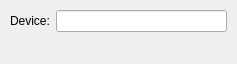
<ui version="4.0" >
 <class>ArgShutdownINDI</class>
 <widget class="QWidget" name="ArgShutdownINDI" >
  <property name="geometry" >
   <rect>
    <x>0</x>
    <y>0</y>
    <width>237</width>
    <height>64</height>
   </rect>
  </property>
  <layout class="QVBoxLayout" >
   <property name="spacing" >
    <number>6</number>
   </property>
   <property name="margin" >
    <number>10</number>
   </property>
   <item>
    <layout class="QGridLayout" >
     <property name="margin" >
      <number>0</number>
     </property>
     <property name="spacing" >
      <number>6</number>
     </property>
     <item row="0" column="0" >
      <layout class="QHBoxLayout" >
       <property name="spacing" >
        <number>6</number>
       </property>
       <property name="margin" >
        <number>0</number>
       </property>
       <item>
        <widget class="QLabel" name="textLabel1" >
         <property name="text" >
          <string>Device:</string>
         </property>
        </widget>
       </item>
       <item>
        <widget class="KLineEdit" name="deviceName" />
       </item>
      </layout>
     </item>
    </layout>
   </item>
   <item>
    <spacer>
     <property name="orientation" >
      <enum>Qt::Vertical</enum>
     </property>
     <property name="sizeType" >
      <enum>QSizePolicy::Expanding</enum>
     </property>
     <property name="sizeHint" stdset="0" >
      <size>
       <width>20</width>
       <height>33</height>
      </size>
     </property>
    </spacer>
   </item>
  </layout>
 </widget>
  <customwidgets>
  <customwidget>
   <class>KLineEdit</class>
   <extends>QLineEdit</extends>
   <header>klineedit.h</header>
  </customwidget>
 </customwidgets>
 <resources/>
 <connections/>
</ui>
